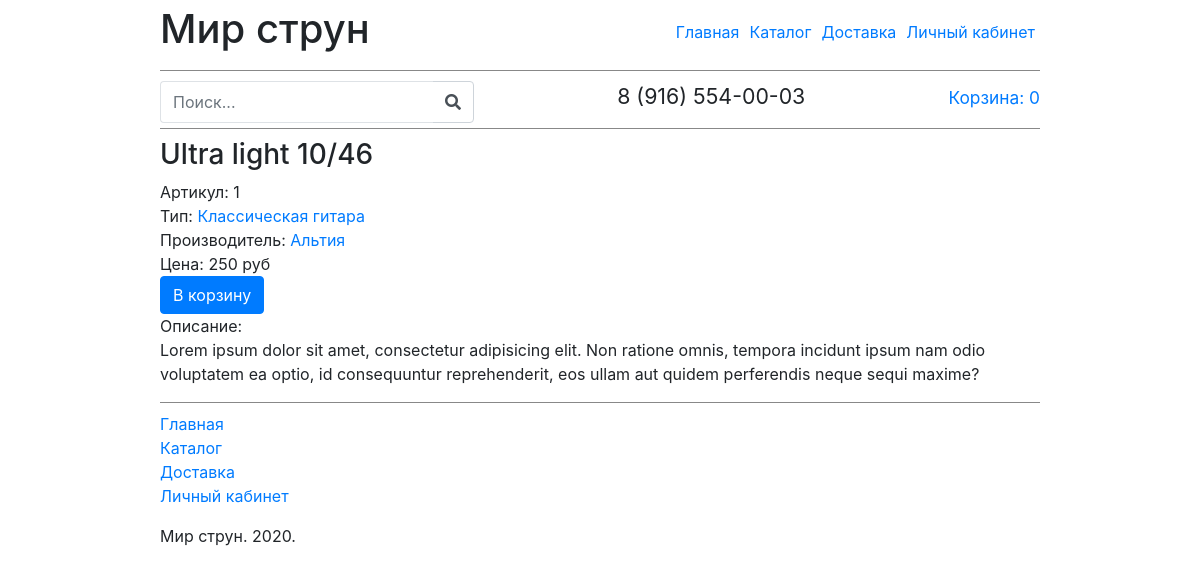
Page /item.php?id=1 on the committed database.
### tables this page shows
CREATE TABLE `goods` (
  `id` int(11) NOT NULL,
  `title` varchar(250) NOT NULL,
  `type` int(11) NOT NULL,
  `manufacturer` int(11) NOT NULL,
  `price` int(5) NOT NULL,
  `description` text NOT NULL
);

CREATE TABLE `types` (
  `id` int(11) NOT NULL,
  `type` varchar(250) NOT NULL
);

CREATE TABLE `manufactures` (
  `id` int(11) NOT NULL,
  `title` varchar(250) NOT NULL
);

### php/functions.php (called while the page is built, shortened)
<?
function getManufacturerById($id){
	require('php/db.php');
    $sql    = "SELECT title FROM manufactures WHERE id = '$id'";
    $result = mysqli_query($db,$sql);
    $row    = mysqli_fetch_array($result,MYSQLI_ASSOC);
    $count  = mysqli_num_rows($result);
    if($count == 1){
    	return  $row['title'];
    }
}
function getTypeById($id){
	require('php/db.php');
    $sql    = "SELECT type FROM types WHERE id = '$id'";
    $result = mysqli_query($db,$sql);
    $row    = mysqli_fetch_array($result,MYSQLI_ASSOC);
    $count  = mysqli_num_rows($result);
    if($count == 1){
    	return  $row['type'];
    }
}
?>

### item.php (the view, shortened to what this page needs)
<?php
	require('head.php');
	require('php/functions.php');
	require('php/db.php');
    $id     = $_GET['id'];
    $sql    = "SELECT * FROM goods WHERE id = '$id'";
    $result = mysqli_query($db,$sql);
    $row    = mysqli_fetch_array($result,MYSQLI_ASSOC);
    $count  = mysqli_num_rows($result);
    if($count == 1) {
        echo '
			<h3>'.$row['title'].'</h3>
			<ul>
				<li><span>Артикул: '.$row['id'].'</span></li>
				<li><span>Тип: <a href="katalog.php?type='.$row['type'].'">'.getTypeById($row['type']).'</a></span></li>
				<li><span>Производитель: <a href="katalog.php?manufacturer='.$row['manufacturer'].'">'.getManufacturerById($row['manufacturer']).'</a></span></li>
				<li><span>Цена: '.$row['price'].' руб</span></li>
				<li>
					<form method="post" action="php/addtobasket.php">
              			<input type="hidden" value="'.$row['id'].'" name="product_id">
              			<input type="hidden" value="'.$row['type'].'" name="from">
              			<input type="submit" class="btn btn-primary" value="В корзину" name="to-korzina-but">
            		</form>
				</li>
				<li>
					<span>Описание: </span>
					<p>'.$row['description'].'</p>
				</li>
			</ul>
        ';
    }else{
    	echo '<h3>Товар не найден</h3>';
    }
	require("foo.php");
?>

### css/style.css (style rules this page uses)
ul, li { padding: 0; margin: 0; list-style: none; }
body { width: 100%; margin: 0; padding: 0; }

### rows in the picture
goods: title "Ultra light 10/46", id "1", type.type "Классическая гитара", manufacturer.title "Альтия", price "250", description "Lorem ipsum dolor sit amet, consectetur adipisicing elit. Non ratione omnis, tempora incidunt ipsum nam odio voluptatem ea optio, id consequuntur reprehenderit, eos ullam aut quidem perferendis neque sequi maxime?"
